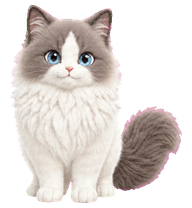
#> input picture Sources/YunduoPet/Resources/ClickMeal/00.png, 192 x 208 px
$ python remove_border_chroma.py ../Sources/YunduoPet/Resources/ClickMeal/00.png out.png
#> lines starting #> are read from the running program, lines starting #| are printed output that depends on the picture
#!/usr/bin/env python3
"""Remove only border-connected magenta while keeping the subject fully opaque."""

from __future__ import annotations

import argparse
from collections import deque
from pathlib import Path

from PIL import Image, ImageFilter


def main() -> None:
    parser = argparse.ArgumentParser()
    parser.add_argument("input", type=Path)
    parser.add_argument("output", type=Path)
    parser.add_argument("--edge-blur", type=float, default=0.55)
    args = parser.parse_args()

    source = Image.open(args.input).convert("RGB")
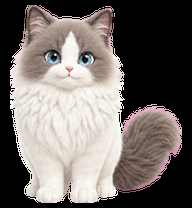
#> source: PIL image 192x208 RGB; mean R, G, B 114.4, 107.4, 103.7
    width, height = source.size
#> width = 192; height = 208
    source_pixels = source.load()
    background = bytearray(width * height)
    queue: deque[int] = deque()

    def looks_like_magenta(x: int, y: int) -> bool:
        red, green, blue = source_pixels[x, y]
        return (
            red > 160
            and blue > 125
            and green < 105
            and red - green > 80
            and blue - green > 75
        )

    def enqueue(x: int, y: int) -> None:
        index = y * width + x
        if not background[index] and looks_like_magenta(x, y):
            background[index] = 1
            queue.append(index)

    for x in range(width):
        enqueue(x, 0)
        enqueue(x, height - 1)
    for y in range(height):
        enqueue(0, y)
        enqueue(width - 1, y)
#> this loop made 208 passes

    while queue:
        index = queue.popleft()
        x = index % width
        y = index // width
        if x > 0:
            enqueue(x - 1, y)
        if x + 1 < width:
            enqueue(x + 1, y)
        if y > 0:
            enqueue(x, y - 1)
        if y + 1 < height:
            enqueue(x, y + 1)
#> this loop made 0 passes

    alpha = Image.new("L", source.size, 255)
#> alpha: PIL image 192x208 L; every value is 255
    alpha_pixels = alpha.load()
    for y in range(height):
        row = y * width
        for x in range(width):
            if background[row + x]:
                alpha_pixels[x, y] = 0

    if args.edge_blur > 0:
        alpha = alpha.filter(ImageFilter.GaussianBlur(args.edge_blur))

    output = source.convert("RGBA")
    output.putalpha(alpha)
    output_pixels = output.load()
    for y in range(height):
        for x in range(width):
            red, green, blue, alpha_value = output_pixels[x, y]
            if alpha_value == 0:
                output_pixels[x, y] = (0, 0, 0, 0)
            elif alpha_value < 250:
                # Neutralize only residual key-color contamination at the
                # outer antialiased edge. Opaque fur, eyes, nose and devices
                # retain the exact RGB values from the generated source.
                excess = max(0, min(red - green, blue - green))
                if excess > 8:
                    red = max(0, red - excess)
                    blue = max(0, blue - excess)
                    output_pixels[x, y] = (red, green, blue, alpha_value)

    args.output.parent.mkdir(parents=True, exist_ok=True)
    output.save(args.output, optimize=True)
    opaque = sum(1 for value in alpha.getdata() if value == 255)
    partial = sum(1 for value in alpha.getdata() if 0 < value < 255)
    print(f"Opaque pixels: {opaque}; edge pixels: {partial}")
#| Opaque pixels: 39936; edge pixels: 0


if __name__ == "__main__":
    main()

$ run again, on Sources/YunduoPet/Resources/ClickMeal/02.png
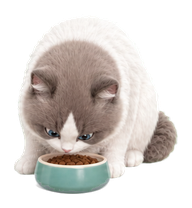
#> input picture Sources/YunduoPet/Resources/ClickMeal/02.png, 192 x 208 px
#> in main, `source = Image.open(args.input).convert("RGB")`:
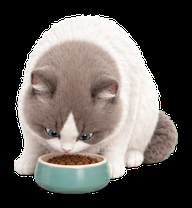
#> source: PIL image 192x208 RGB; mean R, G, B 98.7, 93.2, 89
#> the loop in main, `for y in range(height):` made 208 passes
#> alpha: PIL image 192x208 L; every value is 255
#| Opaque pixels: 39936; edge pixels: 0

$ run again, on Sources/YunduoPet/Resources/ClickMeal/03.png
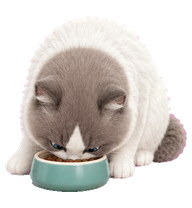
#> input picture Sources/YunduoPet/Resources/ClickMeal/03.png, 192 x 208 px
#> in main, `source = Image.open(args.input).convert("RGB")`:
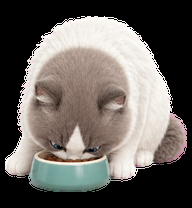
#> source: PIL image 192x208 RGB; mean R, G, B 104.3, 99.1, 94.5
#> the loop in main, `for y in range(height):` made 208 passes
#> alpha: PIL image 192x208 L; every value is 255
#| Opaque pixels: 39936; edge pixels: 0
